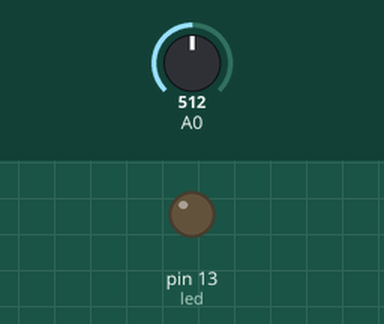
Bench run of a sketch on a simulated Arduino Uno, built with avr-gcc and run on an emulated ATmega328P. Shown: output pins drawn as LEDs (lit = HIGH). The inputs (shaded band) are chosen by the test bench; at power-on: A0 = 512. What the sketch prints to the serial monitor is not drawn.

Above: at 0.15 s.
Timing chart, 0 to 1.8 s (numbered marks = the images above):
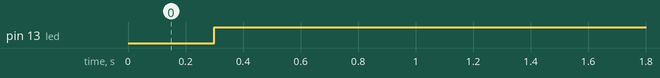

Measured:
- by itself, pin 13 (led): LOW → HIGH at 0.30 s

The sketch:

16-Photocell.ino
```cpp
int p_sen;
int led=13;

void setup() {
  Serial.begin(9600);
  pinMode(led, OUTPUT);
}

void loop() {
  p_sen= analogRead(A0);
  Serial.print("Sensor Value= ");
  Serial.println(p_sen);
  delay(300);
  if(p_sen >700)
  {
    digitalWrite(led,LOW);
  }
  else
  {
   digitalWrite(led,HIGH);
  }
}
//mohammadzadeh
```
